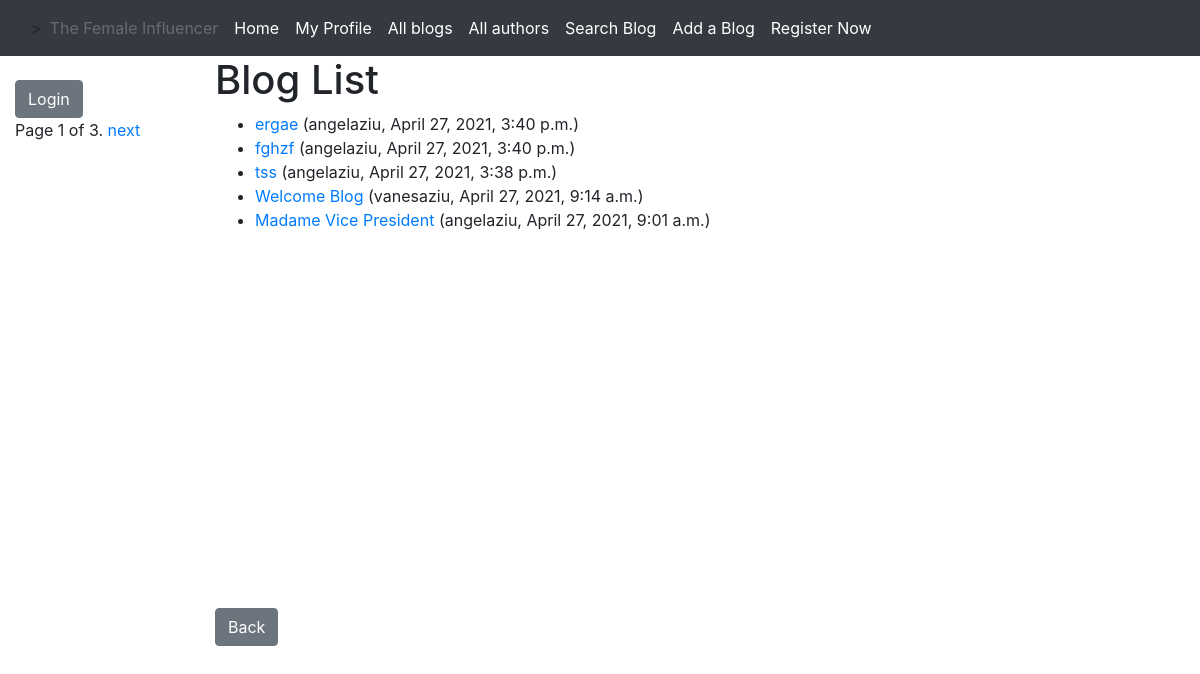
/blog/blogs/, run on the app's committed database.
### influencer/models.py (models this page shows, shortened)
class Blog (models.Model):
    title= models.CharField(max_length=200, help_text= 'Enter the name of the blog')
    author= models.ForeignKey( User , on_delete=models.CASCADE)
    post_date= models.DateTimeField(help_text='Post Date',auto_now_add=True , editable=False, blank=True)
    content= RichTextField(blank= True, null= True)
    likes= models.ManyToManyField(User, related_name='blog_p', blank=True, null= True)
    class Meta:
        ordering= ['-post_date']

### influencer/views.py (the view)
# urls.py: path('blogs/', views.BlogListView.as_view(), name ='blogs'),
class BlogListView(generic.ListView):
    model= Blog
    context_object_name = 'blog_list'
    paginate_by = 5

### influencer/templates/influencer/blog_list.html
{% extends "base_generic.html" %}
{% block content %}
  <h1>Blog List</h1>
  {% if blog_list %}
  <ul>
    {% for blog in blog_list %}
      <li>
        <a href="{% url 'blog-detail' blog.pk %}">{{ blog.title }}</a> ({{blog.author}}, {{blog.post_date}})
      </li>
    {% endfor %}
  </ul>
  {% else %}
    <p>There are no blogs in the library.</p>
  {% endif %}
<br/> <br/> <br/> <br/> <br/> <br/> <br/> <br/> <br/>
<br/> <br/> <br/> <br/> <br/> <br/>
<a class="btn btn-secondary" href="{% url 'index' %} ">Back</a>
{% endblock %}

### influencer/templates/base_generic.html (shortened to what this page needs)
<!DOCTYPE html>
<html lang="en">
<head>
  <link rel="stylesheet" href="https://cdn.jsdelivr.net/npm/bootstrap@4.5.3/dist/css/bootstrap.min.css">
  {% load static %}
  <link rel="stylesheet" href="{% static 'css/styles.css' %}">
</head>
<body>
<nav class="navbar navbar-expand-lg navbar-dark bg-dark">
  <div class="container-fluid">>
    <div class="collapse navbar-collapse" id="navbarSupportedContent">
      <ul class="navbar-nav me-auto mb-2 mb-lg-0">
          <a class="nav-link disabled" href="#" tabindex="-1" aria-disabled="true">The Female Influencer</a>
          <a class="nav-link active" aria-current="page" href="{% url 'index' %}">Home</a>
           <a class="nav-link active" aria-current="page" href="{% url 'my-blogs' %}">My Profile</a>
           <a class="nav-link active" aria-current="page" href="{% url 'blogs' %}">All blogs</a>
           <a class="nav-link active" aria-current="page" href="{% url 'users' %}">All authors</a>
          <a class="nav-link active" aria-current="page" href="{% url 'search-blog' %}">Search Blog</a>
           <a class="nav-link active" aria-current="page" href="{% url 'add-blog' %}">Add a Blog</a>
          <a class="nav-link active" aria-current="page" href="{% url 'register' %}">Register Now</a>
      </ul>
    </div>
  </div>
</nav>
  <div class="container-fluid">
    <div class="row">
      <div class="col-sm-2">
      {% block sidebar %}
          <br/>
          {% if user.is_authenticated %}
          <ul style="list-style-type: none">
              User: {{ user.get_username }}
              <a class="btn btn-secondary" href="{% url 'logout'%}?next={{request.path}}">Logout</a>
             {% else %}
              <a class="btn btn-secondary" href="{% url 'login'%}?next={{request.path}}">Login</a>
               {% endif %}</ul>
  {% endblock %}
    {% block pagination %}
    {% if is_paginated %}
        <div class="pagination">
            <span class="page-links">
                <span class="page-current">
                    Page {{ page_obj.number }} of {{ page_obj.paginator.num_pages }}.
                </span>
                {% if page_obj.has_next %}
                    <a href="{{ request.path }}?page={{ page_obj.next_page_number }}">next</a>
                {% endif %}
            </span>
        </div>
    {% endif %}
  {% endblock %}
      </div>
      <div class="col-sm-10 ">{% block content %}{% endblock %}</div>
    </div>
  </div>
</body>
</html>

### data on the page
Blog: title "ergae", author "angelaziu", post_date "April 27, 2021, 3:40 p.m."
Blog: title "fghzf", author "angelaziu", post_date "April 27, 2021, 3:40 p.m."
Blog: title "tss", author "angelaziu", post_date "April 27, 2021, 3:38 p.m."
Blog: title "Welcome Blog", author "vanesaziu", post_date "April 27, 2021, 9:14 a.m."
Blog: title "Madame Vice President", author "angelaziu", post_date "April 27, 2021, 9:01 a.m."

### other printed values
{{ page_obj.number }} "1"
{{ page_obj.paginator.num_pages }} "3"
